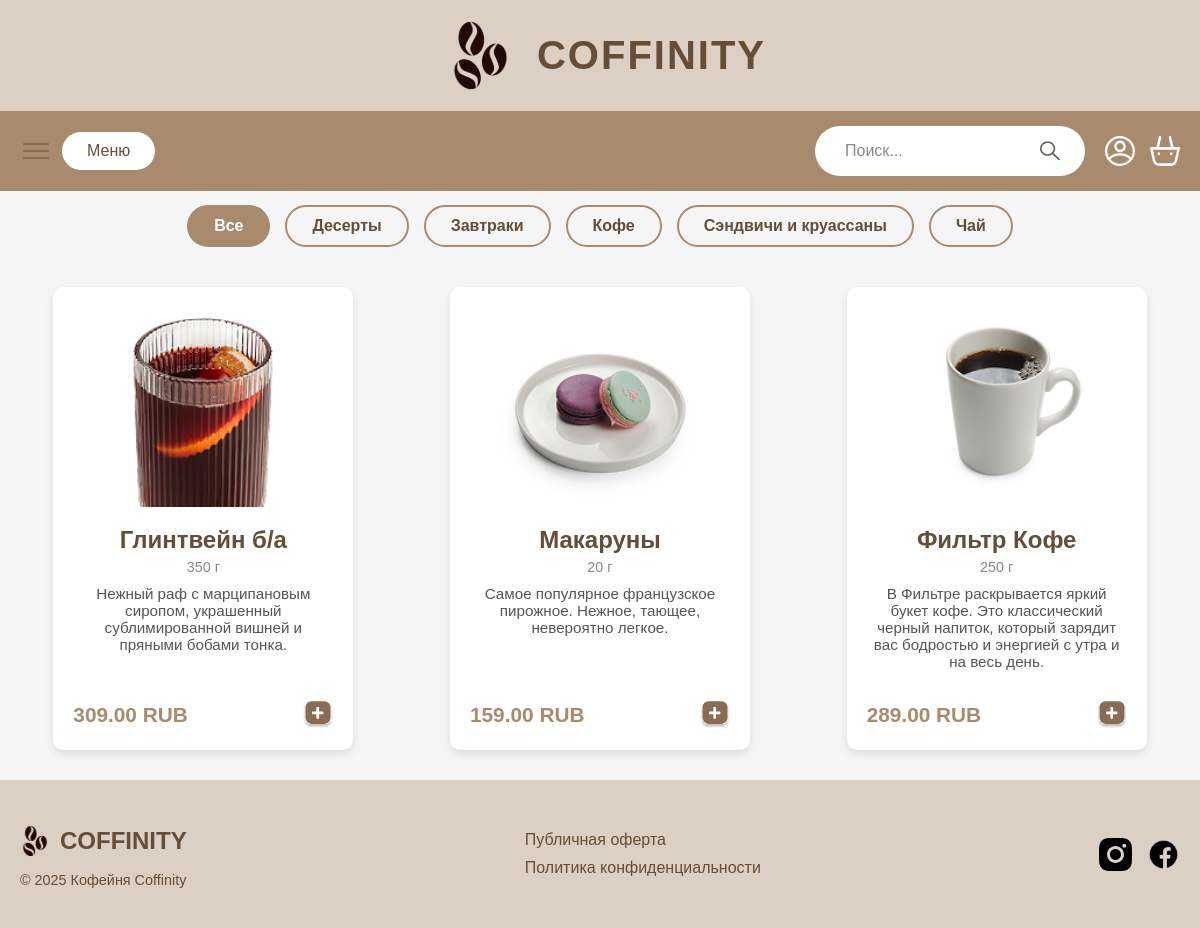
The app's page /catalog/, older data.
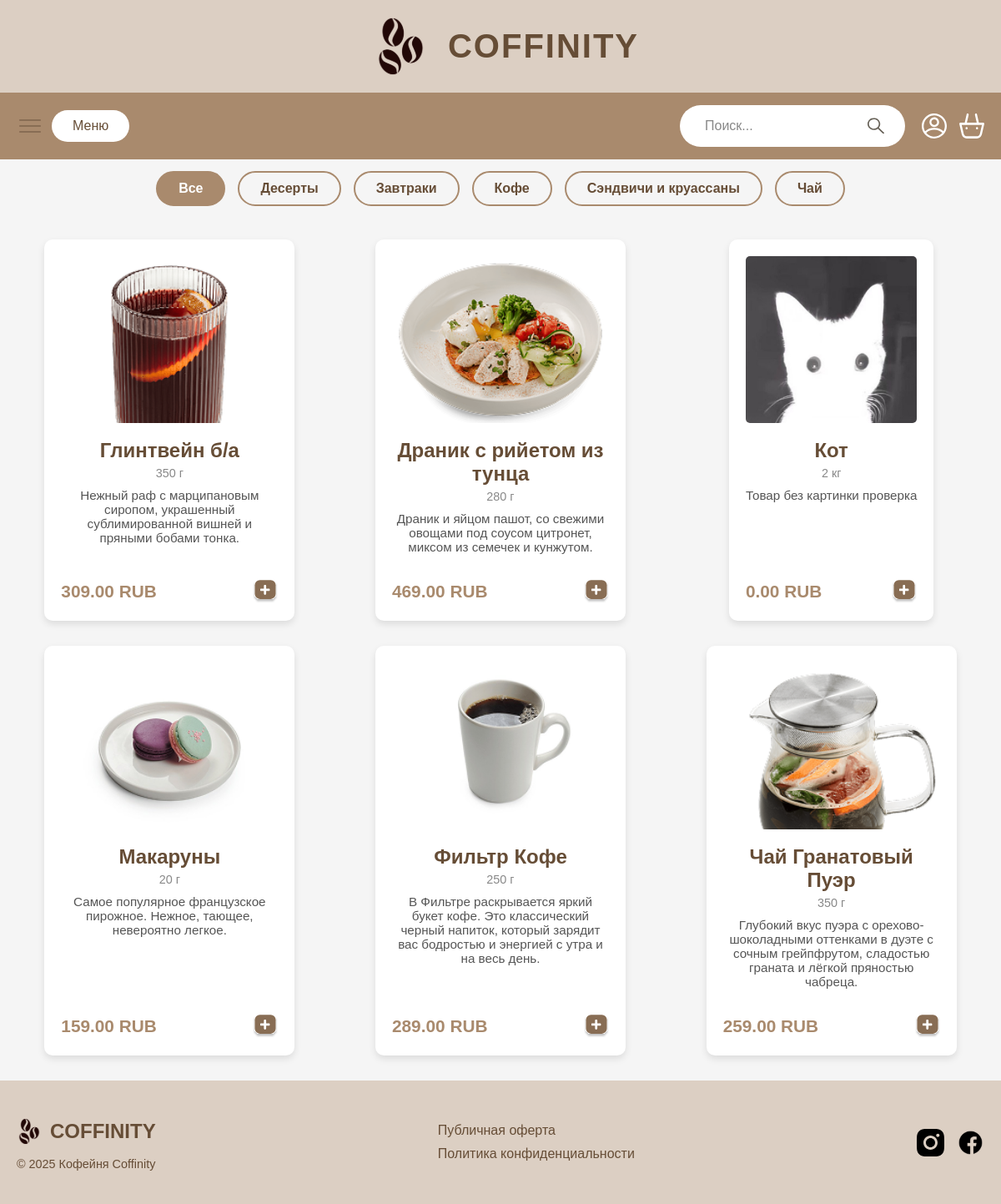
The same page, newer data.
### CoffeeHouse/models.py (models this page shows, shortened)
class CategoriesOfProducts(models.Model):
    category_name = models.CharField("Название категории", max_length=100)
    class Meta:
        verbose_name = "Категория товаров"
        verbose_name_plural = "Категории товаров"

class Products(models.Model):
    name = models.CharField("Название", max_length=100)
    price = models.DecimalField("Цена", max_digits=10, decimal_places=2)
    category = models.ForeignKey(
        CategoriesOfProducts,
        on_delete=models.CASCADE,
        verbose_name="Категория"
    )
    image = models.ImageField("Изображение", upload_to='products/', null=True, blank=True)
    description = models.TextField("Описание", null=True, blank=True)
    weight_volume = models.CharField("Вес/Объем", max_length=50, null=True, blank=True)
    class Meta:
        verbose_name = "Товар"
        verbose_name_plural = "Товары"

### CoffeeHouse/views.py (the view)
# urls.py: path('', root, name='main-catalog'),
def catalog(request):
    products = Products.objects.all().order_by('name')
    all_categories = CategoriesOfProducts.objects.all().order_by('category_name')
    selected_category_id = request.GET.get('category')
    if selected_category_id:
        try:
            selected_category = CategoriesOfProducts.objects.get(id=selected_category_id)
            products = products.filter(category=selected_category) # фильтруем продукты по выбранной категории
        except CategoriesOfProducts.DoesNotExist:
            pass
    search_query = request.GET.get('search')
    if search_query:
        products = products.filter(name__icontains=search_query)
    return render(request, 'catalog.html', {
        'products': products,
        'categories': all_categories,
        'selected_category_id': int(selected_category_id) if selected_category_id else None,
        'search_query': search_query,
    })

### CoffeeHouse/templates/catalog.html
{% extends 'base.html' %}
{% load static %}
{%block main%}
<main class="catalog-main">
    <div class="filters-container">
        <a href="{% url 'catalog' %}{% if search_query %}?search={{ search_query }}{% endif %}" class="filter-btn {% if not selected_category_id %}active{% endif %}">Все</a>
        {% for category in categories %}
            <a href="{% url 'catalog' %}?category={{ category.id }}{% if search_query %}&search={{ search_query }}{% endif %}"
               class="filter-btn {% if selected_category_id == category.id %}active{% endif %}">
                {{ category.category_name }}
            </a>
        {% endfor %}
    </div>
    <div class="products-grid">
        {% for product in products %}
        <div class="product-card">
            <a href="{% url 'product_detail' pk=product.pk %}" class="product-card-link-content">
                {% if product.image %}
                <img src="{{ product.image.url }}" alt="{{ product.name }}" class="product-image">
                {% else %}
                <img src="{% static 'CoffeeHouse/images/umolch.jpg' %}" alt="{{ product.name }}" class="product-image">
                {% endif %}
                <h3 class="product-name">{{ product.name }}</h3>
                <p class="product-weight-volume">{{ product.weight_volume }}</p>
                <p class="product-description">{{ product.description }}</p>
            </a>
            <div class="product-bottom">
                <span class="product-price">{{ product.price }} RUB</span>
                <button class="add-to-cart-btn">
                    <img src="{% static 'CoffeeHouse/images/dobavCor.svg' %}" alt="Добавить в корзину">
                </button>
            </div>
        </div>
        {% empty %}
        <p class="no-products-message">Товары по вашему запросу не найдены.</p>
        {% endfor %}
    </div>
</main>
{%endblock%}

Row changes from the older to the newer data that the page shows:
added Products: image (picture), name "Драник с рийетом из тунца", weight_volume "280 г", description "Драник и яйцом пашот, со свежими овощами под соусом цитронет, миксом из семечек и кунжутом.", price "469.00"
added Products: name "Кот", weight_volume "2 кг", description "Товар без картинки проверка", price "0.00"
added Products: image (picture), name "Чай Гранатовый Пуэр", weight_volume "350 г", description "Глубокий вкус пуэра с орехово-шоколадными оттенками в дуэте с сочным грейпфрутом, сладостью граната и лёгкой пряностью чабреца.", price "259.00"
